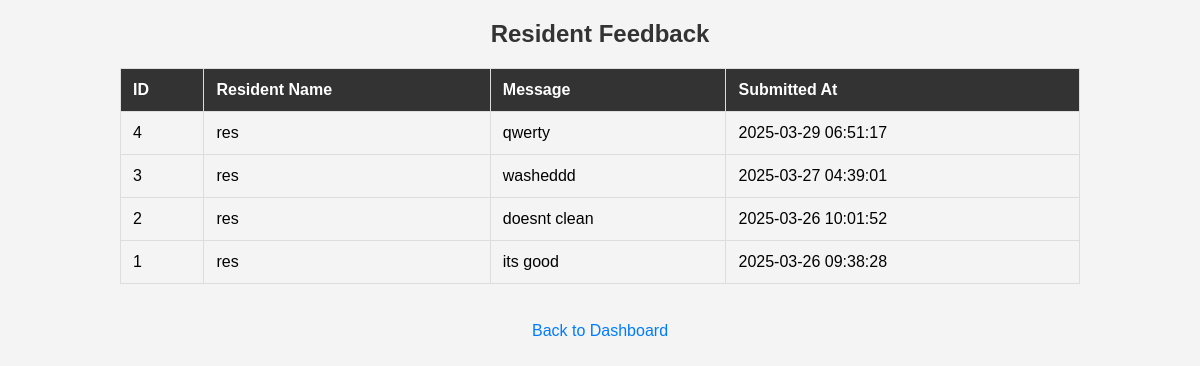
The app's page /street_care/admin/view_feedback.php (signed in) with its own data.
### tables this page shows
CREATE TABLE `feedback` (
  `id` int(11) NOT NULL,
  `user_id` int(11) DEFAULT NULL,
  `message` text DEFAULT NULL,
  `created_at` timestamp NOT NULL DEFAULT current_timestamp()
);

CREATE TABLE `users` (
  `id` int(11) NOT NULL,
  `name` varchar(100) DEFAULT NULL,
  `email` varchar(100) DEFAULT NULL,
  `password` varchar(255) DEFAULT NULL,
  `role` enum('admin','worker','resident') DEFAULT NULL,
  `created_at` timestamp NOT NULL DEFAULT current_timestamp()
);

### street_care/admin/view_feedback.php (the view, shortened to what this page needs)
<?php
include '../includes/db.php';
$sql = "SELECT f.*, u.name AS user_name FROM feedback f
        JOIN users u ON f.user_id = u.id
        ORDER BY f.created_at DESC";
$result = $conn->query($sql);
?>
<!DOCTYPE html>
<html lang="en">
<head>
    <link rel="stylesheet" href="../css/styles.css">
</head>
<body>
    <h2 style="text-align: center;">Resident Feedback</h2>
    <?php if ($result->num_rows > 0): ?>
        <table>
            <thead>
                <tr>
                    <th>ID</th>
                    <th>Resident Name</th>
                    <th>Message</th>
                    <th>Submitted At</th>
                </tr>
            </thead>
            <tbody>
                <?php while ($row = $result->fetch_assoc()): ?>
                    <tr>
                        <td><?php echo $row['id']; ?></td>
                        <td><?php echo htmlspecialchars($row['user_name']); ?></td>
                        <td><?php echo htmlspecialchars($row['message']); ?></td>
                        <td><?php echo $row['created_at']; ?></td>
                    </tr>
                <?php endwhile; ?>
            </tbody>
        </table>
    <?php else: ?>
        <p style="text-align:center;">No feedback available.</p>
    <?php endif; ?>
    <br>
    <div style="text-align: center;">
        <a href="dashboard.php">Back to Dashboard</a>
    </div>
</body>
</html>

### street_care/css/styles.css (style rules this page uses)
body { font-family: Arial, sans-serif; margin: 0; padding: 0; background-color: #f4f4f4; transition: background-color 0.3s ease-in-out; }
h2 { color: #333; transition: color 0.3s ease-in-out; }
a { text-decoration: none; color: #007bff; transition: color 0.3s ease-in-out; }

### street_care/admin/view_feedback.php (style rules this page uses)
table { width: 80%; margin: 20px auto; border-collapse: collapse; }
table, th, td { border: 1px solid #ddd; }
th, td { padding: 12px; text-align: left; }
th { background-color: #333; color: #fff; }
tr:nth-child(even) { background-color: #f4f4f4; }

### records on screen
feedback: id "4", user.name "res", message "qwerty", created_at "2025-03-29 06:51:17"
feedback: id "3", user.name "res", message "washeddd", created_at "2025-03-27 04:39:01"
feedback: id "2", user.name "res", message "doesnt clean", created_at "2025-03-26 10:01:52"
feedback: id "1", user.name "res", message "its good", created_at "2025-03-26 09:38:28"
